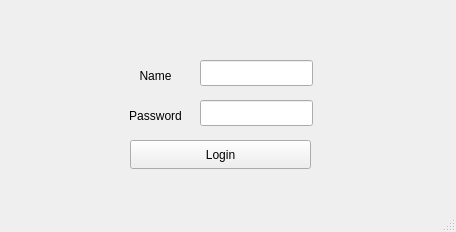
<?xml version="1.0" encoding="UTF-8"?>
<ui version="4.0">
 <class>ServerWindow</class>
 <widget class="QMainWindow" name="ServerWindow">
  <property name="geometry">
   <rect>
    <x>0</x>
    <y>0</y>
    <width>456</width>
    <height>232</height>
   </rect>
  </property>
  <property name="windowTitle">
   <string>ServerWindow</string>
  </property>
  <widget class="QWidget" name="centralwidget">
   <widget class="QLabel" name="NameLabel">
    <property name="geometry">
     <rect>
      <x>110</x>
      <y>60</y>
      <width>91</width>
      <height>31</height>
     </rect>
    </property>
    <property name="text">
     <string>Name</string>
    </property>
    <property name="alignment">
     <set>Qt::AlignCenter</set>
    </property>
   </widget>
   <widget class="QLabel" name="PasswordLabel">
    <property name="geometry">
     <rect>
      <x>110</x>
      <y>100</y>
      <width>91</width>
      <height>31</height>
     </rect>
    </property>
    <property name="text">
     <string>Password</string>
    </property>
    <property name="alignment">
     <set>Qt::AlignCenter</set>
    </property>
   </widget>
   <widget class="QLineEdit" name="NameLineEdit">
    <property name="geometry">
     <rect>
      <x>200</x>
      <y>60</y>
      <width>113</width>
      <height>26</height>
     </rect>
    </property>
   </widget>
   <widget class="QLineEdit" name="PasswordLineEdit">
    <property name="geometry">
     <rect>
      <x>200</x>
      <y>100</y>
      <width>113</width>
      <height>26</height>
     </rect>
    </property>
    <property name="echoMode">
     <enum>QLineEdit::Password</enum>
    </property>
   </widget>
   <widget class="QPushButton" name="LoginButton">
    <property name="geometry">
     <rect>
      <x>130</x>
      <y>140</y>
      <width>181</width>
      <height>29</height>
     </rect>
    </property>
    <property name="text">
     <string>Login</string>
    </property>
   </widget>
  </widget>
  <widget class="QStatusBar" name="statusbar"/>
 </widget>
 <resources/>
 <connections/>
</ui>
